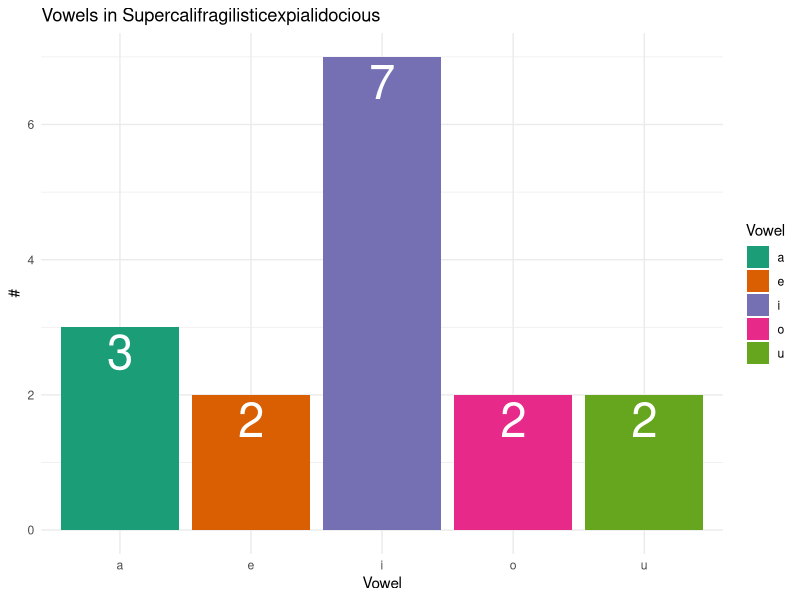

Write the R code that produced this figure.
#' How Many Vowels?
#' 
#' Create a function that takes a string and returns the number (count) of 
#' vowels contained within it.
#' 
#' Examples
#' - countVowels("Celebration") ➞ 5
#' - countVowels("Palm") ➞ 1
#' - countVowels("Prediction") ➞ 4
#' 
#' Notes
#' a, e, i, o, u are considered vowels (not y).
#' All test cases are one word and only contain letters.

#' There are MUCH better ways to do this, but I wanted to show off some
#' more R-specific syntax on this one

library(tidyverse) # Collection of AWESOME data manipulation libraries

count_vowels <- function(string) {
  #' Convert the string to a lowercase character vector
  lower_string <- tolower(string)
  char_vec <- stringr::str_split(lower_string, '')[[1]]
  vowels <- c('a', 'e', 'i', 'o', 'u')
  
  #' You can reference a function in a library using library::function syntax
  #' Since I used the library() call above, it's not strictly necessary,
  #' but this way it's explicit which libraries from the tidyverse package
  #' I'm using
  #' tidyr::expand_grid creates a dataframe consisting of all possible
  #' combinations of the two input vectors
  df <- tidyr::expand_grid(
    original_character = char_vec,
    vowel = vowels
  )
  
  #' The %>% (pipe) operator passes the results of the left hand side
  #' as the first argument of the function on the right hand side, a lot
  #' like pipes in a bash shell
  df <- df %>% 
    filter(original_character == vowel) %>% # Keep only vowels
    group_by(vowel) %>%                     # For each represented vowel
    tally()                                 # Count how many times it appears
  
  #' Lots of stuff going on here, making a bar chart
  #' https://ggplot2.tidyverse.org/
  bar_chart <- ggplot(df, aes(vowel, n)) +
    geom_col(aes(fill = vowel)) +
    geom_text(aes(label = n), size = 12, color = 'white', vjust = 1.2) +
    scale_fill_brewer(palette = 'Dark2') +
    theme_minimal() +
    labs(
      title = glue::glue("Vowels in {string}"),
      x = 'Vowel',
      y = '#',
      fill = 'Vowel'
    )
  
  #' Return a list containing the desired sum, the resulting dataframe
  #' and a bar chart
  list(sum = sum(df$n), df = df, plot = bar_chart)
}

celebration <-  count_vowels('Celebration')
palm <- count_vowels('Palm')
prediction <- count_vowels('prediction')
flex <- count_vowels('Supercalifragilisticexpialidocious')

print(flex$sum) # [1] 16

glimpse(flex$df)
#' Observations: 5
#' Variables: 2
#' $ vowel <chr> "a", "e", "i", "o", "u"
#' $ n     <int> 3, 2, 7, 2, 2

plot(flex$plot)
# 